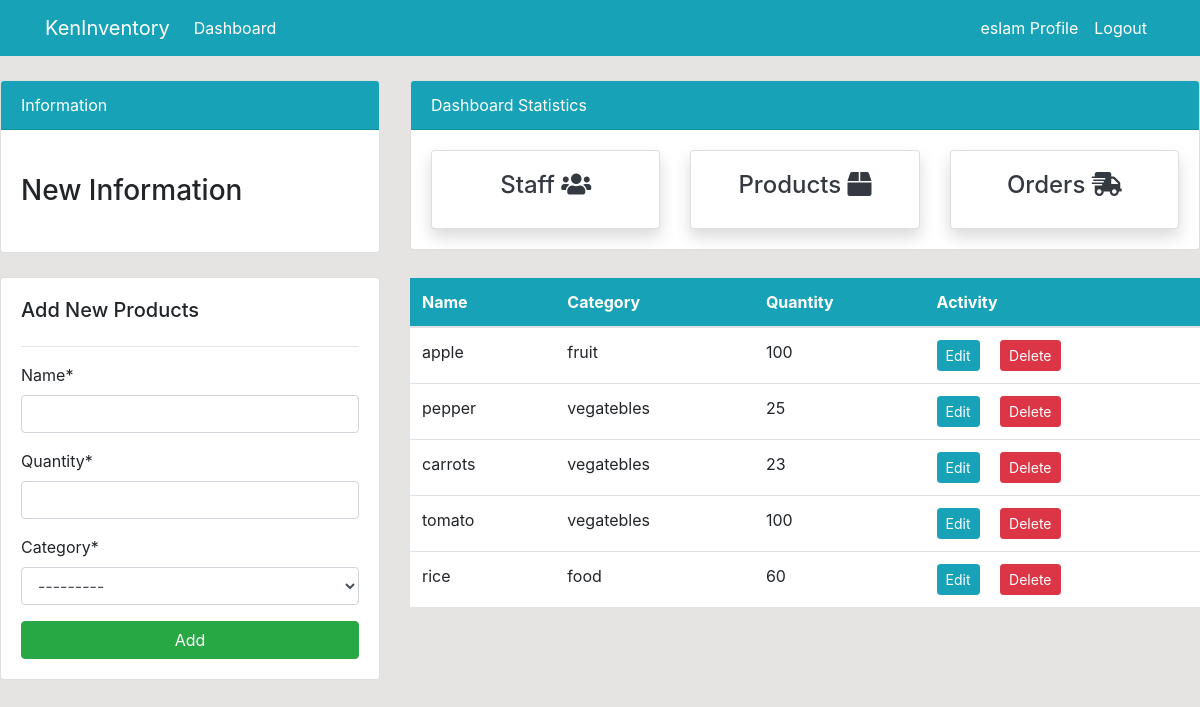
/products/ (signed in), run on the app's committed database.
### dashboard/models.py (models this page shows, shortened)
class Product(models.Model):
    name = models.CharField(max_length=100, null=True)
    quantity = models.PositiveIntegerField(null=True)
    category = models.ForeignKey(
        Category,  related_name="categoryProduct", on_delete=models.CASCADE)

class Category(models.Model):
    title = models.CharField(max_length=50)
    slug = models.SlugField(null=False, unique=True, allow_unicode=True)
    create_at = models.DateTimeField(auto_now_add=True)
    update_at = models.DateTimeField(auto_now=True)
    def __str__(self):
        return self.title

### dashboard/views.py (the view)
# urls.py: path('products/', views.products, name='dashboard-products'),
@login_required(login_url='user-login')
def products(request):
    product = Product.objects.all()
    if request.method == 'POST':
        form = ProductForm(request.POST)
        if form.is_valid():
            form.save()
            return redirect('dashboard-products')
    else:
        form = ProductForm()
    context = {
        'product': product,
        'form': form,
    }
    return render(request, 'dashboard/products.html', context)

### dashboard/forms.py
class ProductForm(forms.ModelForm):
    class Meta:
        model = Product
        fields = '__all__'

### templates/dashboard/products.html (shortened to what this page needs)
{% extends 'partials/base.html' %}
{% load crispy_forms_tags %}
{% block content %}
{% include 'partials/topside.html' %}
<div class="row my-4">
    <div class="col-md-4">
        <div class="card card-body">
            <h5>Add New Products</h5>
            <hr>
            <form method="POST">
                {{ form|crispy }}
                <input class="btn btn-success btn-block" type="submit" value="Add">
            </form>
        </div>
    </div>
    <div class="col-md-8">
        <table class="table bg-white">
            <thead class="bg-info text-white">
                <tr>
                    <th scope="col">Name</th>
                    <th scope="col">Category</th>
                    <th scope="col">Quantity</th>
                    <th scope="col">Activity</th>
                </tr>
            </thead>
            <tbody>
                {% for product in product %}
                <tr>
                    <td>{{ product.name }}</td>
                    <td>{{ product.category }}</td>
                    <td>{{ product.quantity }}</td>
                    <td>
                        <a class="btn btn-info btn-sm mr-2"
                            href="{% url 'dashboard-products-edit' product.id %}">Edit</a>
                        <a class="btn btn-danger btn-sm ml-2"
                            href="{% url 'dashboard-products-delete' product.id %}">Delete</a>
                    </td>
                </tr>
                {% endfor %}
            </tbody>
        </table>
    </div>
</div>
{% endblock %}

### templates/partials/base.html (shortened to what this page needs)
{% load static %}
<!doctype html>
<html lang="en">
<head>
    <link rel="stylesheet" href="https://cdn.jsdelivr.net/npm/bootstrap@4.6.0/dist/css/bootstrap.min.css"
>
    <link rel="stylesheet" href="https://use.fontawesome.com/releases/v5.15.2/css/all.css"
>
    <link rel="stylesheet" href="{% static 'css/style.css' %}">
</head>
<body>
 {% include "partials/nav.html" %}
{% block content %}
{% endblock content %}
</body>
</html>

### templates/partials/nav.html (shortened to what this page needs)
<nav class="navbar navbar-expand-lg navbar-info bg-info">
    <div class="container">
        {% if user.is_authenticated %}
        <a class="navbar-brand text-white" href="{% url 'dashboard-index' %}">KenInventory</a>
        <div class="collapse navbar-collapse" id="navbarSupportedContent">
            <ul class="navbar-nav mr-auto">
                <li class="nav-item active">
                    <a class="nav-link text-white" href="{% url 'dashboard-index' %}">Dashboard </a>
                </li>
            </ul>
            <ul class="navbar-nav ml-auto">
                <li class="nav-item active">
                    <a class="nav-link text-white" href="{% url 'user-profile' %}">{{ user.username }} Profile
                        <span class="sr-only">(current)</span></a>
                </li>
                <li class="nav-item">
                    <a class="nav-link text-white" href="{% url 'user-logout' %}">Logout</a>
                </li>
            </ul>
            {% endif %}
        </div>
    </div>
</nav>

### templates/partials/topside.html
<div class="row">
    <div class="col-md-4 mt-4">
        <div class="card">
            <div class="card-header bg-info text-white">
                Information
            </div>
            <div class="card-body">
                <marquee behavior="" direction="">
                    <h3 class="my-4">New Information</h3>
                </marquee>
            </div>
        </div>
    </div>
    <div class="col-md-8 mt-4">
        <div class="card">
            <div class="card-header bg-info text-white">
                Dashboard Statistics
            </div>
            <div class="card-body">
                <div class="row">
                    <div class="col-md-4">
                        <a class="text-decoration-none text-dark" href="{% url 'dashboard-customers' %}">
                            <div class="card my-card shadow">
                                <div class="card-body text-center">
                                    <h4>Staff <i class="fas fa-users"></i></h4>
                                </div>
                            </div>
                        </a>
                    </div>
                    <div class="col-md-4">
                        <a class="text-decoration-none text-dark" href="{% url 'dashboard-products' %}">
                            <div class="card my-card shadow">
                                <div class="card-body text-center">
                                    <h4>Products <i class="fas fa-box"></i></h4>
                                </div>
                            </div>
                        </a>
                    </div>
                    <div class="col-md-4">
                        <a class="text-decoration-none text-dark" href="{% url 'dashboard-order' %}">
                            <div class="card my-card shadow">
                                <div class="card-body text-center">
                                    <h4>Orders <i class="fas fa-shipping-fast"></i></h4>
                                </div>
                            </div>
                        </a>
                    </div>
                </div>
            </div>
        </div>
    </div>
</div>

### project/static/css/style.css (style rules this page uses)
body { background: rgb(230, 227, 227); }

### data on the page
Product: name "apple", category "fruit", quantity "100"
Product: name "pepper", category "vegatebles", quantity "25"
Product: name "carrots", category "vegatebles", quantity "23"
Product: name "tomato", category "vegatebles", quantity "100"
Product: name "rice", category "food", quantity "60"

### other printed values
{{ user.username }} "eslam"
